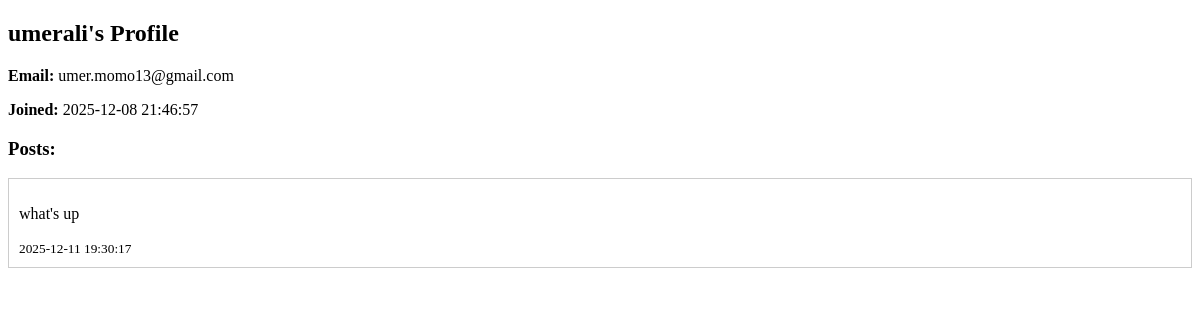
Before: /view_user.php?id=3 with the older database file.
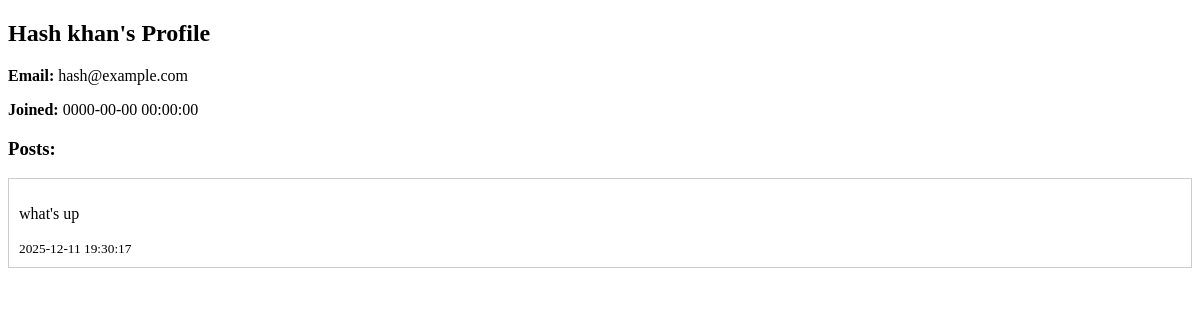
After: the same page with the newer database file.
### tables this page shows
CREATE TABLE `userdata` (
  `user_id` int(11) NOT NULL,
  `email` varchar(255) NOT NULL,
  `username` varchar(255) NOT NULL,
  `password` varchar(255) NOT NULL,
  `DateRegistered` datetime NOT NULL,
  `profile_pic` varchar(255) DEFAULT 'images/Default_pfp.jpg'
);

### view_user.php (the view, shortened to what this page needs)
<?php
include("database.php");
$user_id = $_GET["id"];
$sql = $conn->prepare("SELECT username, email, DateRegistered FROM userdata WHERE user_id = ?");
$sql->bind_param("i", $user_id);
$sql->execute();
$user = $sql->get_result()->fetch_assoc();
$post_sql = $conn->prepare("SELECT * FROM posts WHERE user_id = ? ORDER BY created_at DESC");
$post_sql->bind_param("i", $user_id);
$post_sql->execute();
$posts = $post_sql->get_result();
?>
<!DOCTYPE html>
<html>
<body>
<h2><?php echo $user['username']; ?>'s Profile</h2>
<p><b>Email:</b> <?php echo $user["email"]; ?></p>
<p><b>Joined:</b> <?php echo $user["DateRegistered"]; ?></p>
<h3>Posts:</h3>
<?php while ($row = $posts->fetch_assoc()) : ?>
    <div style="border:1px solid #ccc; padding:10px; margin-bottom:10px;">
        <p><?php echo $row["content"]; ?></p>
        <small><?php echo $row["created_at"]; ?></small>
    </div>
<?php endwhile; ?>
</body>
</html>

Changed rows visible on the page:
changed userdata: username "umerali" → "Hash khan"; email "umer.momo13@gmail.com" → "hash@example.com"; DateRegistered "2025-12-08 21:46:57" → "0000-00-00 00:00:00"
